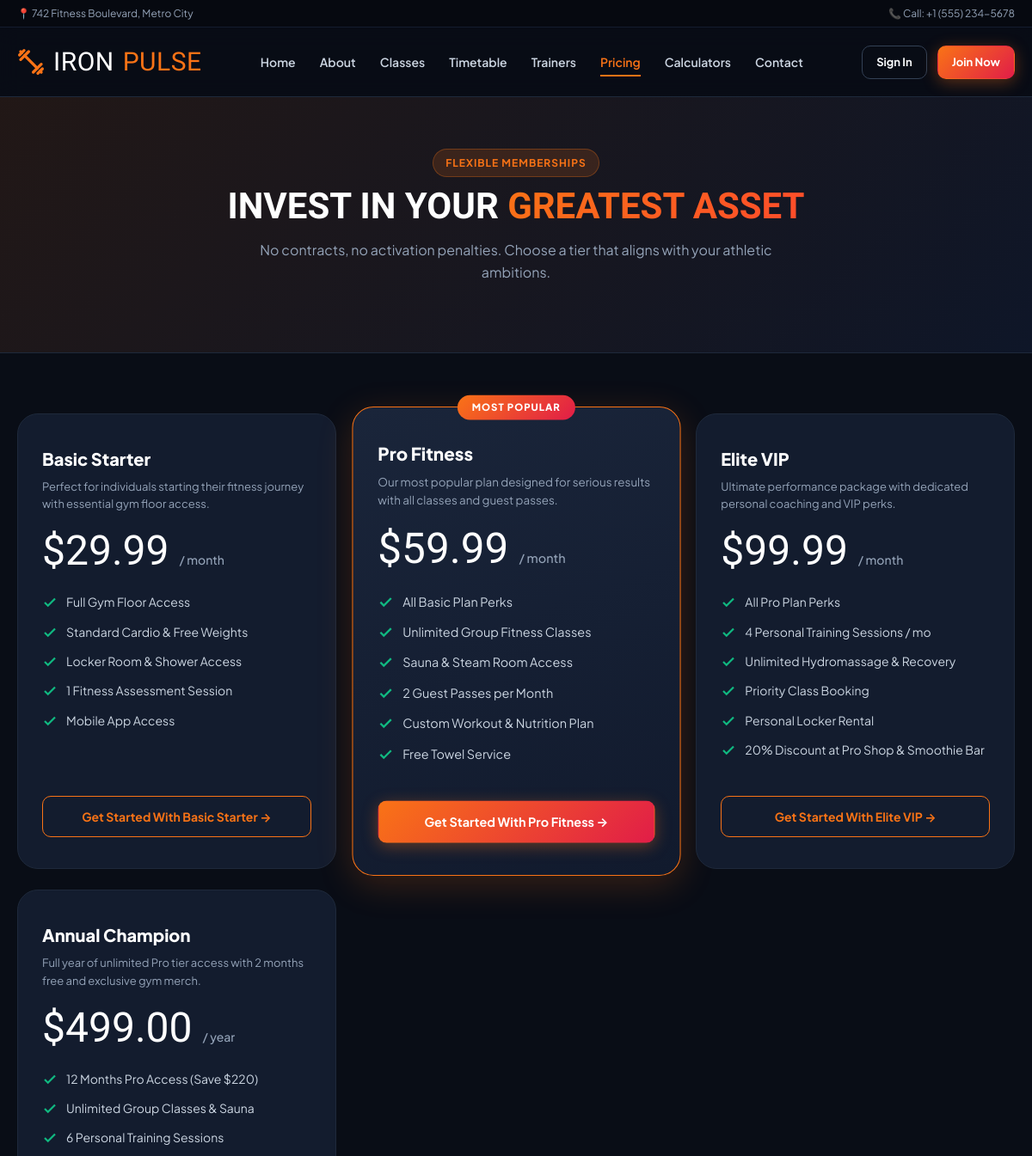
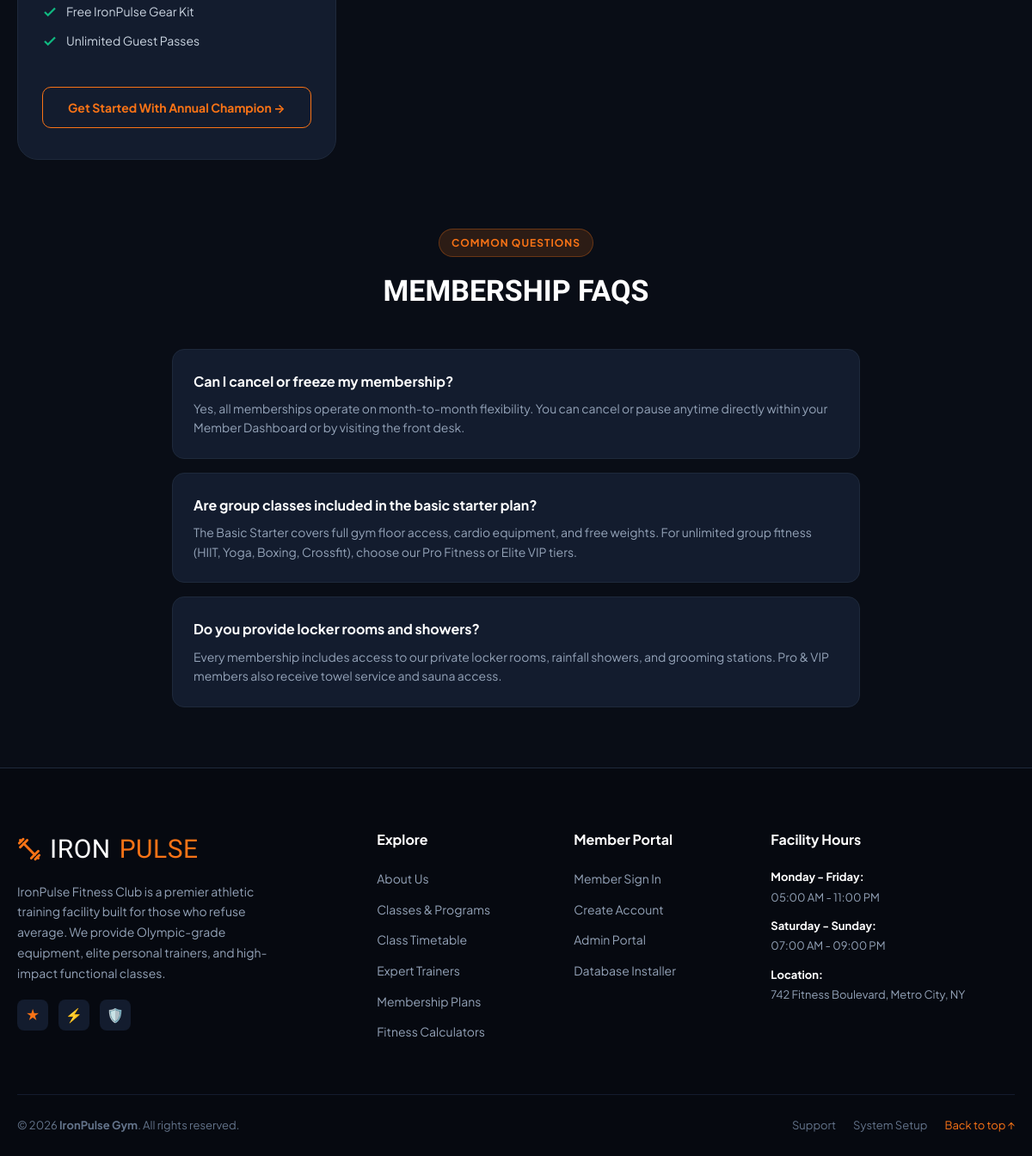
/pricing.php, run on the app's committed database (2 pictures, top to bottom).
### tables this page shows
CREATE TABLE `membership_plans` (
  `id` INT AUTO_INCREMENT PRIMARY KEY,
  `name` VARCHAR(100) NOT NULL,
  `description` TEXT DEFAULT NULL,
  `duration_days` INT NOT NULL DEFAULT 30,
  `price` DECIMAL(10, 2) NOT NULL,
  `badge` VARCHAR(50) DEFAULT NULL,
  `features_json` TEXT NOT NULL,
  `is_popular` TINYINT(1) DEFAULT 0,
  `status` ENUM('active', 'inactive') NOT NULL DEFAULT 'active',
  `created_at` TIMESTAMP DEFAULT CURRENT_TIMESTAMP
);

### config/config.php (called while the page is built, shortened)
<?php
function url($path = '') {
    $cleanPath = ltrim($path, '/');
    return BASE_URL . ($cleanPath ? '/' . $cleanPath : '');
}
function e($string) {
    return htmlspecialchars((string)$string, ENT_QUOTES, 'UTF-8');
}
function money($amount) {
    return CURRENCY . number_format((float)$amount, 2);
}

### pricing.php (the view, shortened to what this page needs)
<?php
require_once __DIR__ . '/config/config.php';
$plans = [];
try {
    $db = getDB();
    if ($db) {
        $stmt = $db->query("SELECT * FROM membership_plans WHERE status = 'active' ORDER BY price ASC");
        $plans = $stmt->fetchAll();
    }
} catch (Exception $e) {
}
require_once __DIR__ . '/includes/header.php';
?>
<div style="background: linear-gradient(135deg, rgba(249, 115, 22, 0.1), rgba(15, 23, 42, 0.9)); padding: 60px 0 40px; border-bottom: 1px solid var(--border-subtle);">
    <div class="container text-center">
        <div class="section-tag">Flexible Memberships</div>
        <h1 class="section-title">INVEST IN YOUR <span class="text-gradient">GREATEST ASSET</span></h1>
        <p class="section-subtitle mx-auto">No contracts, no activation penalties. Choose a tier that aligns with your athletic ambitions.</p>
    </div>
</div>
<section style="padding: 70px 0;">
    <div class="container">
        <div class="pricing-grid">
            <?php if (!empty($plans)): ?>
                <?php foreach ($plans as $plan): ?>
                    <?php
                        $features = json_decode($plan['features_json'], true) ?: [];
                        $isPopular = (bool)$plan['is_popular'];
                    ?>
                    <div class="pricing-card <?= $isPopular ? 'featured' : '' ?>">
                        <?php if ($isPopular): ?>
                            <div class="pricing-featured-badge">MOST POPULAR</div>
                        <?php endif; ?>
                        <div class="pricing-name"><?= e($plan['name']) ?></div>
                        <p class="pricing-desc"><?= e($plan['description']) ?></p>
                        <div class="pricing-price">
                            <?= money($plan['price']) ?>
                            <span>/ <?= $plan['duration_days'] >= 365 ? 'year' : 'month' ?></span>
                        </div>
                        <ul class="pricing-features">
                            <?php foreach ($features as $f): ?>
                                <li class="pricing-feature-item">
                                    <svg width="18" height="18" viewBox="0 0 24 24" fill="none" stroke="currentColor" stroke-width="3"><polyline points="20 6 9 17 4 12"/></svg>
                                    <span><?= e($f) ?></span>
                                </li>
                            <?php endforeach; ?>
                        </ul>
                        <a href="<?= url('register.php?plan=' . $plan['id']) ?>" class="btn <?= $isPopular ? 'btn-primary' : 'btn-outline-primary' ?> btn-block">
                            Get Started With <?= e($plan['name']) ?> &rarr;
                        </a>
                    </div>
                <?php endforeach; ?>
            <?php endif; ?>
        </div>
        <div style="margin-top: 80px; max-width: 800px; margin-left: auto; margin-right: auto;">
            <div class="text-center" style="margin-bottom: 40px;">
                <div class="section-tag">Common Questions</div>
                <h2 style="font-family: var(--font-heading); font-size: 34px; color: #fff;">MEMBERSHIP FAQS</h2>
            </div>
            <div style="background: var(--bg-card); border: 1px solid var(--border-subtle); border-radius: 14px; padding: 24px; margin-bottom: 16px;">
                <h4 style="color: #fff; font-size: 16px; margin-bottom: 8px;">Can I cancel or freeze my membership?</h4>
                <p style="color: var(--text-muted); font-size: 14px; line-height: 1.6;">
                    Yes, all memberships operate on month-to-month flexibility. You can cancel or pause anytime directly within your Member Dashboard or by visiting the front desk.
                </p>
            </div>
            <div style="background: var(--bg-card); border: 1px solid var(--border-subtle); border-radius: 14px; padding: 24px; margin-bottom: 16px;">
                <h4 style="color: #fff; font-size: 16px; margin-bottom: 8px;">Are group classes included in the basic starter plan?</h4>
                <p style="color: var(--text-muted); font-size: 14px; line-height: 1.6;">
                    The Basic Starter covers full gym floor access, cardio equipment, and free weights. For unlimited group fitness (HIIT, Yoga, Boxing, Crossfit), choose our Pro Fitness or Elite VIP tiers.
                </p>
            </div>
            <div style="background: var(--bg-card); border: 1px solid var(--border-subtle); border-radius: 14px; padding: 24px;">
                <h4 style="color: #fff; font-size: 16px; margin-bottom: 8px;">Do you provide locker rooms and showers?</h4>
                <p style="color: var(--text-muted); font-size: 14px; line-height: 1.6;">
                    Every membership includes access to our private locker rooms, rainfall showers, and grooming stations. Pro & VIP members also receive towel service and sauna access.
                </p>
            </div>
        </div>
    </div>
</section>
<?php require_once __DIR__ . '/includes/footer.php'; ?>

### assets/css/style.css (style rules this page uses)
:root { --primary: #f97316; --primary-hover: #ea580c; --primary-light: rgba(249, 115, 22, 0.15); --primary-glow: rgba(249, 115, 22, 0.4); --secondary: #e11d48; --accent: #10b981; --accent-blue: #3b82f6; --bg-body: #090d16; --bg-surface: #0f172a; --bg-card: #131c2e; --bg-card-hover: #1e293b; --border-subtle: #1e293b; --border-focus: #f97316; --text-main: #f8fafc; --text-secondary: #cbd5e1; --text-muted: #94a3b8; --text-dim: #64748b; --shadow-sm: 0 2px 8px rgba(0, 0, 0, 0.4); --shadow-md: 0 10px 30px rgba(0, 0, 0, 0.5); --shadow-lg: 0 20px 45px rgba(0, 0, 0, 0.7); --shadow-glow: 0 0 30px rgba(249, 115, 22, 0.25); --radius-sm: 6px; --radius-md: 10px; --radius-lg: 16px; --radius-xl: 24px; --radius-full: 9999px; --transition: all 0.25s cubic-bezier(0.4, 0, 0.2, 1); --font-heading: 'Teko', sans-serif; --font-body: 'Plus Jakarta Sans', -apple-system, BlinkMacSystemFont, sans-serif; }
*, *::before, *::after { box-sizing: border-box; margin: 0; padding: 0; }
html { scroll-behavior: smooth; font-size: 16px; }
body { font-family: var(--font-body); background-color: var(--bg-body); color: var(--text-main); line-height: 1.6; overflow-x: hidden; -webkit-font-smoothing: antialiased; }
a { color: inherit; text-decoration: none; transition: var(--transition); }
ul { list-style: none; }
.container { width: 100%; max-width: 1200px; margin-left: auto; margin-right: auto; padding-left: 20px; padding-right: 20px; }
.text-gradient { background: linear-gradient(135deg, #f97316 0%, #ff4b2b 100%); -webkit-background-clip: text; -webkit-text-fill-color: transparent; }
.section-tag { display: inline-flex; align-items: center; gap: 8px; padding: 6px 14px; background: var(--primary-light); color: var(--primary); border: 1px solid rgba(249, 115, 22, 0.3); border-radius: var(--radius-full); font-size: 12px; font-weight: 700; letter-spacing: 1px; text-transform: uppercase; margin-bottom: 12px; }
.section-title { font-family: var(--font-heading); font-size: 42px; line-height: 1.05; text-transform: uppercase; margin-bottom: 16px; color: #fff; }
.section-subtitle { color: var(--text-muted); font-size: 16px; max-width: 600px; margin-bottom: 40px; }
.text-center { text-align: center; }
.mx-auto { margin-left: auto; margin-right: auto; }
.btn { display: inline-flex; align-items: center; justify-content: center; gap: 8px; padding: 12px 24px; border-radius: var(--radius-md); font-family: var(--font-body); font-size: 14px; font-weight: 700; cursor: pointer; border: 1px solid transparent; transition: var(--transition); text-align: center; white-space: nowrap; }
.btn-primary { background: linear-gradient(135deg, var(--primary), var(--secondary)); color: #fff; box-shadow: 0 4px 18px rgba(249, 115, 22, 0.35); }
.btn-outline-primary { background: transparent; border-color: var(--primary); color: var(--primary); }
.btn-block { width: 100%; }
.pricing-grid { display: grid; grid-template-columns: repeat(auto-fit, minmax(280px, 1fr)); gap: 24px; align-items: stretch; }
.pricing-card { background: var(--bg-card); border: 1px solid var(--border-subtle); border-radius: var(--radius-xl); padding: 36px 28px; display: flex; flex-direction: column; position: relative; transition: var(--transition); }
.pricing-card.featured { background: linear-gradient(160deg, #1a253a, #111a2d); border-color: var(--primary); box-shadow: 0 10px 40px rgba(249, 115, 22, 0.2); transform: scale(1.03); }
.pricing-featured-badge { position: absolute; top: -14px; left: 50%; transform: translateX(-50%); background: linear-gradient(135deg, var(--primary), var(--secondary)); color: #fff; font-size: 11px; font-weight: 800; text-transform: uppercase; letter-spacing: 1px; padding: 5px 16px; border-radius: var(--radius-full); }
.pricing-name { font-size: 20px; font-weight: 800; color: #fff; margin-bottom: 6px; }
.pricing-desc { font-size: 13px; color: var(--text-muted); min-height: 40px; margin-bottom: 20px; }
.pricing-price { font-family: var(--font-heading); font-size: 48px; color: #fff; line-height: 1; margin-bottom: 24px; }
.pricing-price span { font-family: var(--font-body); font-size: 14px; color: var(--text-muted); font-weight: 500; }
.pricing-features { margin-bottom: 30px; flex: 1; }
.pricing-feature-item { display: flex; align-items: flex-start; gap: 10px; font-size: 14px; color: var(--text-secondary); margin-bottom: 12px; }
.pricing-feature-item svg { color: var(--accent); flex-shrink: 0; margin-top: 3px; }

### data on the page
membership_plans: name "Basic Starter", description "Perfect for individuals starting their fitness journey with essential gym floor access.", price "$29.99", duration_days "month", features_json "Full Gym Floor Access", features_json "Standard Cardio & Free Weights", features_json "Locker Room & Shower Access", features_json "1 Fitness Assessment Session", features_json "Mobile App Access"
membership_plans: is_popular "MOST POPULAR", name "Pro Fitness", description "Our most popular plan designed for serious results with all classes and guest passes.", price "$59.99", duration_days "month", features_json "All Basic Plan Perks", features_json "Unlimited Group Fitness Classes", features_json "Sauna & Steam Room Access", features_json "2 Guest Passes per Month", features_json "Custom Workout & Nutrition Plan", features_json "Free Towel Service"
membership_plans: name "Elite VIP", description "Ultimate performance package with dedicated personal coaching and VIP perks.", price "$99.99", duration_days "month", features_json "All Pro Plan Perks", features_json "4 Personal Training Sessions / mo", features_json "Unlimited Hydromassage & Recovery", features_json "Priority Class Booking", features_json "Personal Locker Rental", features_json "20% Discount at Pro Shop & Smoothie Bar"
membership_plans: name "Annual Champion", description "Full year of unlimited Pro tier access with 2 months free and exclusive gym merch.", price "$499.00", duration_days "year", features_json "12 Months Pro Access (Save $220)", features_json "Unlimited Group Classes & Sauna", features_json "6 Personal Training Sessions", features_json "Free IronPulse Gear Kit", features_json "Unlimited Guest Passes"

### other printed values
APP_NAME "IronPulse Gym"
